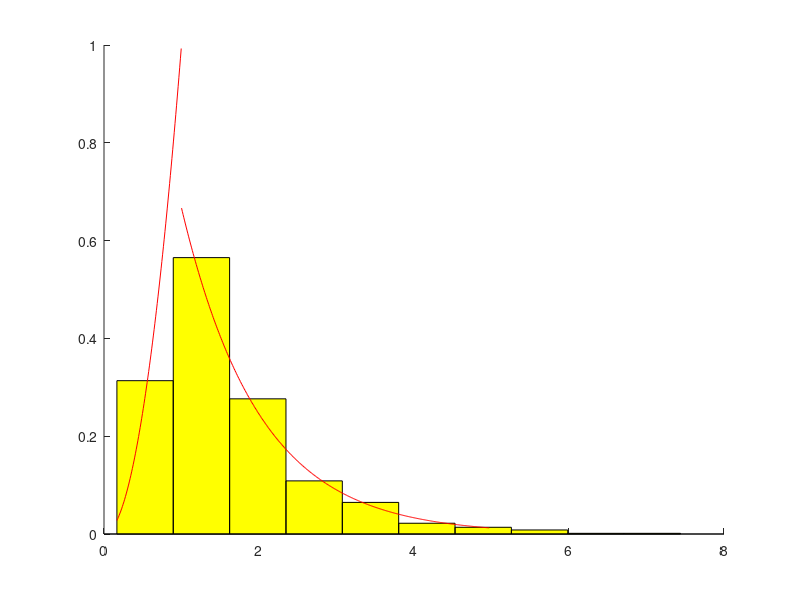

Reproduce this figure in MATLAB.
function adrian_ispas_343()
% Curatam spatiul de lucru
clear
clc

% Setam parametrii
numarValoriSelectie  = 1000;
%1 - exp(1 - x)

% Generam valori de selectie
valoriSelectie = zeros(1,numarValoriSelectie);
for i = 1:numarValoriSelectie
    valoriSelectie(i) = simuleazaVariabilaX();
end

% Determinam numarul optim de dreptunghiuri
numarOptimDreptunghiuri = floor(1 + log2(numarValoriSelectie));
[numarValoriInterval, centre] = hist(valoriSelectie,numarOptimDreptunghiuri);

% Scalam a.i. aria de sub grafic sa fie 1
numarValoriIntervalNescalate = numarValoriInterval;
numarValoriInterval = numarValoriInterval / (numarValoriSelectie * (centre(2) - centre(1)));

% Determinam densitatea pe intervalul [0,5]
p1 = valoriSelectie(valoriSelectie>=0 & valoriSelectie<=1);
x11 = min(p1):0.01:max(p1);
f_x1 = x11.^2;

p2 = valoriSelectie(valoriSelectie>1&valoriSelectie<=5);
x22 = min(p2):0.01:max(p2);
f_x2 = 2/3 * exp(-x22+1);

% Reprezentam histograma
close all
hold on
bar(centre,numarValoriInterval,1,'y');
hold on
plot(x11,f_x1,'r');
hold on
plot(x22,f_x2,'r');
hold off

% Testul X^2
a = centre + (centre(2) - centre(1))/2;

% Construim vectorul p = [p1, p2, ..., pk]
proabilitati = zeros(1, numarOptimDreptunghiuri);
proabilitati(1) = functieRepartitieX(a(1));
for i = 2 : numarOptimDreptunghiuri - 1
    proabilitati(i) = functieRepartitieX(a(i)) - functieRepartitieX(a(i-1));
end
proabilitati(numarOptimDreptunghiuri) = 1 - functieRepartitieX(a(numarOptimDreptunghiuri-1));

% Calculam statistica X^2
X_2 = sum(((numarValoriIntervalNescalate - numarValoriSelectie * proabilitati) .^ 2) ./ (numarValoriSelectie * proabilitati));

% cuantila superioara de ordin 1 - alpha a variabilei chi2 (hi patrat), 
% notata 'prag', unde alpha este o valoare mica
% k - 1 reprezinta numarul gradelor de libertate
alpha = 0.01;
prag = chi2inv(1 - alpha, numarOptimDreptunghiuri - 1);

% Testul X^2
if X_2 <= prag
    disp('Acceptam ipoteza nula: X are functia de repartitie F(x)')
else
    disp('Respingem ipoteza nula')
end

% Simularea variabilei X
function [ rezultat ] = simuleazaVariabilaX()
    u = rand();
    
    if u <= 1/3
        uniforme = rand(1,3);
        rezultat = max(uniforme);
    else
        rezultat = 1 + exprnd(1);
    end
end

% Functia de repartitie
function [ rezultat ] = functieRepartitieX( x )
    if x < 0
        rezultat = 0;
    elseif x >= 0 && x <= 1
        rezultat = x^3/3;
    else
        rezultat = 2/3 * (-exp(1-x));
    end
end

end